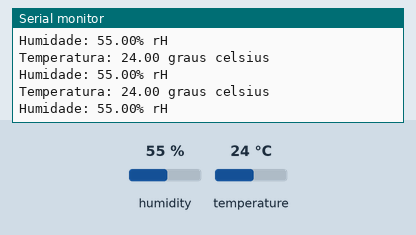
Bench run of a sketch on a simulated Arduino Uno, built with avr-gcc and run on an emulated ATmega328P. On the bench: the last lines printed to the serial monitor. The inputs (shaded band) are chosen by the test bench; at power-on: humidity 55 %, temperature 24 °C.

Above: at 1.4 s.
1.5 s: humidity set to 22 %
At 2.3 s:
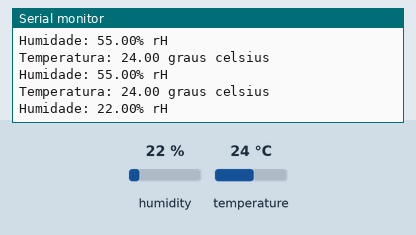
4.7 s: temperature set to 12 °C
At 5.2 s:
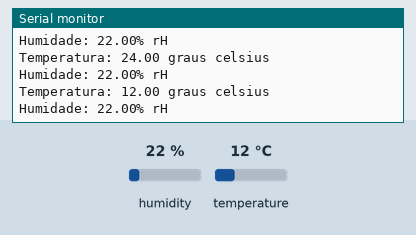
6.2 s: humidity set to 40 %
At 7.0 s:
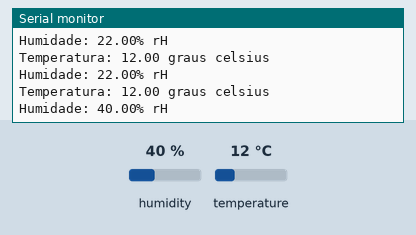
Timing chart, 0 to 9.2 s (numbered marks = the images above; inputs shaded):
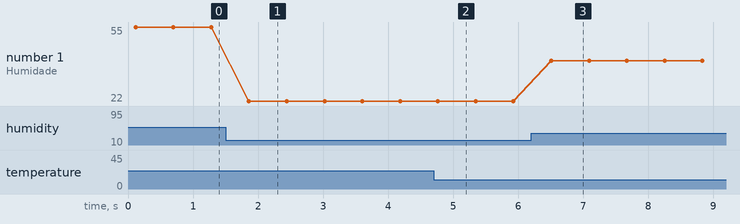

Measured:
- after the input at 1.5 s, the serial monitor: prints a new line after 0.36 s (image 1)
- after the input at 4.7 s, the serial monitor: prints a new line at once (image 2)
- after the input at 6.2 s, the serial monitor: prints a new line after 0.31 s (image 3)
- plotted number 1: 55 → 22 after the input at 1.5 s, 22 → 40 after the input at 6.2 s

The sketch:

temp_humidity.ino
```cpp
#include <Adafruit_AHT10.h>

Adafruit_AHT10 aht;

void setup() {
  Serial.begin(9600);
  Serial.println("Sensor de Humidade e Temperatura!");

  if (!aht.begin()){
    Serial.println("Modulo AHT10 não encontrado. Verifique a fiação");
    while(1) delay(10);
  };
  Serial.println("Módulo AHT10 encontrado");
}

void loop() {
  sensors_event_t humidity, temp;
  aht.getEvent(&humidity, &temp);
  Serial.print("Temperatura: ");
  Serial.print(temp.temperature);

  Serial.println(" graus celsius");
  Serial.print("Humidade: ");
  Serial.print(humidity.relative_humidity);
  Serial.println("% rH");

  delay(500);

}
```
